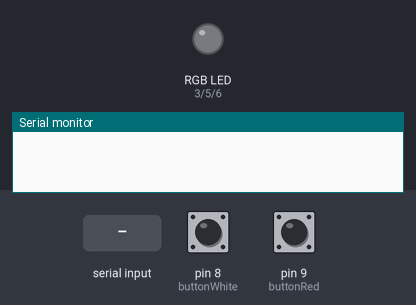
A sketch run on a simulated Arduino Uno, built with avr-gcc and run on an emulated ATmega328P. On the bench: an RGB LED mixed from three pins (HIGH = lit), the last lines printed to the serial monitor. The inputs (shaded band) are chosen by the test bench; at power-on: pin 9 (buttonRed) LOW, pin 8 (buttonWhite) LOW. Dim RGB values are drawn brighter than linear.

Above: at 1.2 s.
1.3 s: pin 9 (buttonRed) pulled HIGH for 0.15 s
2.9 s: "1" received over Serial
At 3.9 s:
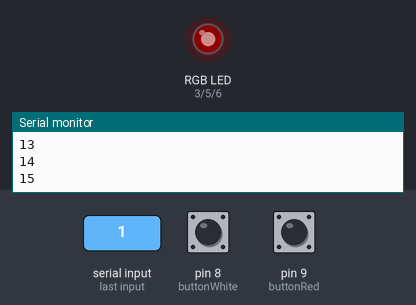
4.4 s: "2" received over Serial
At 5.0 s:
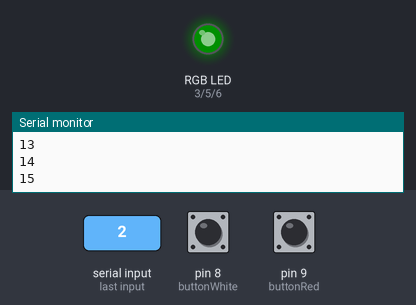
5.9 s: pin 9 (buttonRed) pulled HIGH for 1 s
At 7.2 s:
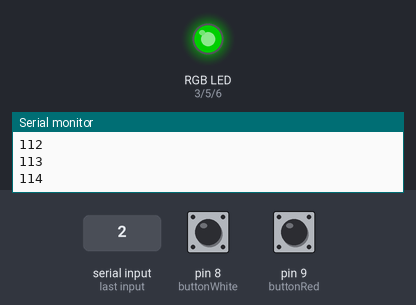
8.4 s: "3" received over Serial
At 9.3 s:
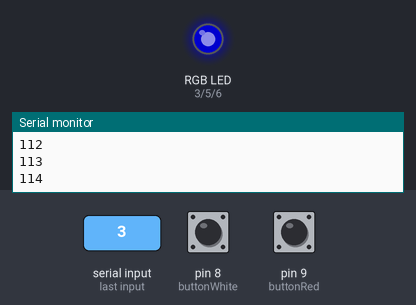
9.9 s: pin 8 (buttonWhite) pulled HIGH for 1 s
At 11.4 s:
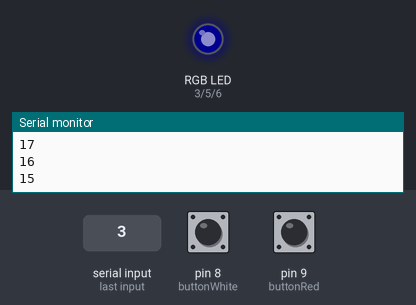
Timing chart, 0 to 12.9 s (numbered marks = the images above; inputs shaded):
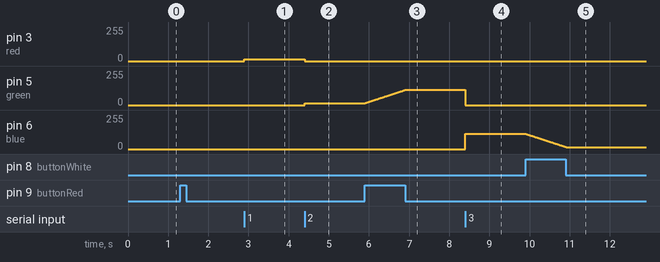

The sketch:

laser.ino
```cpp
//Definiering van de pinnen aangesloten op de laser, dit zijn PWM poorten voor het dimmen
const int red = 3;
const int green = 5;
const int blue = 6;

const int buttonWhite = 8;
const int buttonRed = 9;

//De variablen voor het bijhouden van de verschillende kleuren en dimwaarden
char receivedChar;
String receivedString;

int color;
int dimFactor;


void setup() {
  //pinnen instellen als INPUT OF OUTPUT
  pinMode(red, OUTPUT);
  pinMode(green, OUTPUT);
  pinMode(blue, OUTPUT);

  pinMode(buttonWhite, INPUT);
  pinMode(buttonRed, INPUT);

  //serial port openen voor communicatie met de PC
  Serial.begin(9600);
}

void loop() {

  //wanneer er een bericht binnenkomt, lees het hele bericht
  //en zet het in de int color
  if (Serial.available() > 0) {
    color = Serial.read();
  }

  //lees allebei de knoppen uit
  bool buttonStateRed = digitalRead(buttonRed);
  bool buttonStateWhite = digitalRead(buttonWhite);

  //als de verhoog knop wordt ingedrukt, verhoog de dimFactor
  if(buttonStateRed == HIGH && dimFactor < 255){
    dimFactor++;
    delay(10);
    Serial.println(dimFactor);
  }
  //als de verlaag knop wordt ingedrukt, verlaag de dimFactor
  if(buttonStateWhite == HIGH && dimFactor > 0){
    dimFactor--;
    delay(10);
    Serial.println(dimFactor);
  }

  //lees het seriële bericht in color
  //en stel aan de hand daarvan de kleur in, bij de juiste dimFactor
  switch (color) {
    case '1':
      analogWrite(red, dimFactor);
      analogWrite(green, 0);
      analogWrite(blue, 0);
      break;
    case '2':
      analogWrite(red, 0);
      analogWrite(green, dimFactor);
      analogWrite(blue, 0);
      break;
    case '3':
      analogWrite(red, 0);
      analogWrite(green, 0);
      analogWrite(blue, dimFactor);
      break;
    case '4':
      analogWrite(red, dimFactor);
      analogWrite(green, dimFactor);
      analogWrite(blue, 0);
      break;
    case '5':
      analogWrite(red, dimFactor);
      analogWrite(green, 0);
      analogWrite(blue, dimFactor);
      break;
    case '6':
      analogWrite(red, 0);
      analogWrite(green, dimFactor);
      analogWrite(blue, dimFactor);
      break;
    case '7':
      analogWrite(red, dimFactor);
      analogWrite(green, dimFactor);
      analogWrite(blue, dimFactor);
      break;
    default:
      analogWrite(red, 0);
      analogWrite(green, 0);
      analogWrite(blue, 0);
    break;
  }
}
```

Measured:
- after the input at 2.9 s, pin 3 (red): 0/255 → 15/255 at once
- after the input at 4.4 s, pin 3 (red): 15/255 → 0/255 at once; pin 5 (green): 0/255 → 15/255 at once
- after the input at 5.9 s, pin 5 (green): moves from 15/255 to 114/255 over 1.0 s, starting at once
- after the input at 8.4 s, pin 5 (green): 114/255 → 0/255 at once; pin 6 (blue): 0/255 → 114/255 at once
- after the input at 9.9 s, pin 6 (blue): moves from 114/255 to 15/255 over 1.0 s, starting at once
